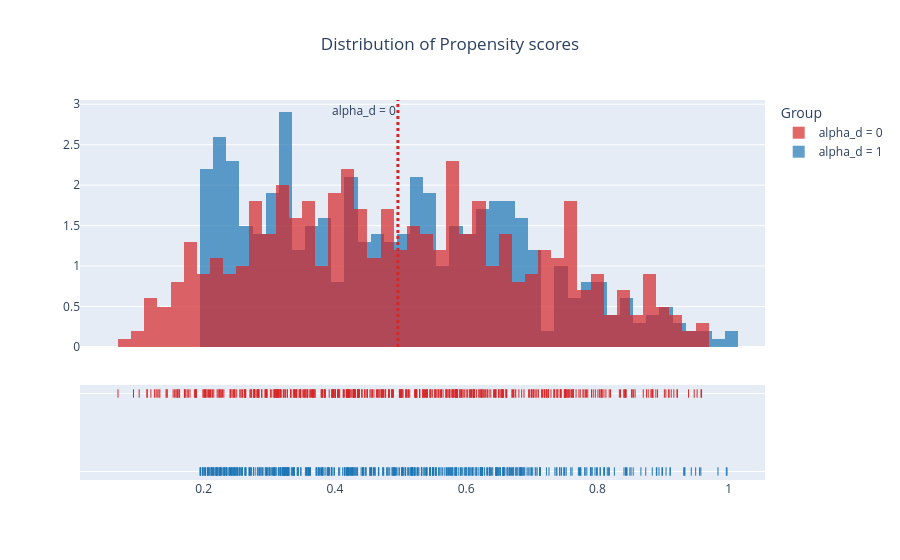

The notebook cell saved with this chart:
### Code cell
fig = ff.create_distplot(
    [data_1["e"], data_0["e"]],
    ["alpha_d = 1", "alpha_d = 0"],
    show_curve=False,
    show_hist=True,
    show_rug=True,
    bin_size=0.02,
    colors=["#1f77b4", "#d62728"],
)
fig.add_vline(
    x=np.mean(data_0["e"]),
    line_width=3,
    line_dash="dot",
    line_color="#d62728",
    annotation_text="alpha_d = 0",
    annotation_position="top left",
)

fig.update_layout(
    title={
        "text": "Distribution of Propensity scores",
        "x": 0.5,
        "xanchor": "center"
    },
    legend_title_text="Group",
)
fig.show()

### Figure 1 — Plotly figure (JSON) as saved in the notebook; plotly's stock layout.template omitted (floating-point values rounded to 4 significant figures; data arrays with more than 128 entries replaced by an {"elided": "..."} marker saying what was removed)
{"data": [{"autobinx": false, "histnorm": "probability density", "legendgroup": "alpha_d = 1", "marker": {"color": "#1f77b4"}, "name": "alpha_d = 1", "opacity": 0.7, "type": "histogram", "x": {"elided": "500 float values"}, "xaxis": "x", "xbins": {"end": 0.9976, "size": 0.02, "start": 0.1946}, "yaxis": "y"}, {"autobinx": false, "histnorm": "probability density", "legendgroup": "alpha_d = 0", "marker": {"color": "#d62728"}, "name": "alpha_d = 0", "opacity": 0.7, "type": "histogram", "x": {"elided": "500 float values"}, "xaxis": "x", "xbins": {"end": 0.9588, "size": 0.02, "start": 0.06959}, "yaxis": "y"}, {"legendgroup": "alpha_d = 1", "marker": {"color": "#1f77b4", "symbol": "line-ns-open"}, "mode": "markers", "name": "alpha_d = 1", "showlegend": false, "type": "scatter", "x": {"elided": "500 float values"}, "xaxis": "x", "y": {"elided": "500 str values"}, "yaxis": "y2"}, {"legendgroup": "alpha_d = 0", "marker": {"color": "#d62728", "symbol": "line-ns-open"}, "mode": "markers", "name": "alpha_d = 0", "showlegend": false, "type": "scatter", "x": {"elided": "500 float values"}, "xaxis": "x", "y": {"elided": "500 str values"}, "yaxis": "y2"}], "layout": {"annotations": [{"showarrow": false, "text": "alpha_d = 0", "x": 0.4961, "xanchor": "right", "xref": "x", "y": 1, "yanchor": "top", "yref": "y domain"}], "barmode": "overlay", "hovermode": "closest", "legend": {"title": {"text": "Group"}, "traceorder": "reversed"}, "shapes": [{"line": {"color": "#d62728", "dash": "dot", "width": 3}, "type": "line", "x0": 0.4961, "x1": 0.4961, "xref": "x", "y0": 0, "y1": 1, "yref": "y domain"}], "title": {"text": "Distribution of Propensity scores", "x": 0.5, "xanchor": "center"}, "xaxis": {"anchor": "y2", "domain": [0, 1], "zeroline": false}, "yaxis": {"anchor": "free", "domain": [0.35, 1], "position": 0}, "yaxis2": {"anchor": "x", "domain": [0, 0.25], "dtick": 1, "showticklabels": false}}}
